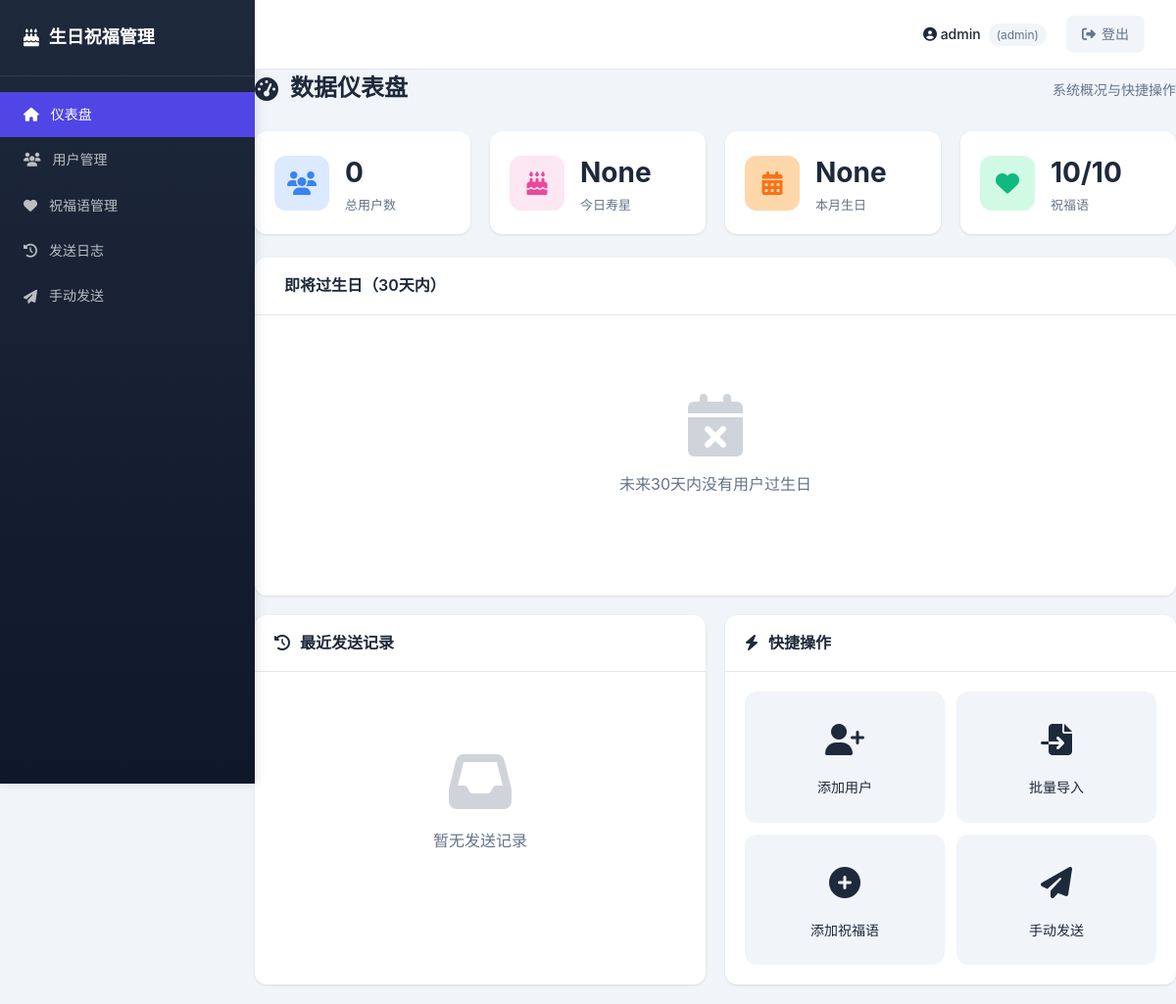
Before: / (signed in) with the older database file.
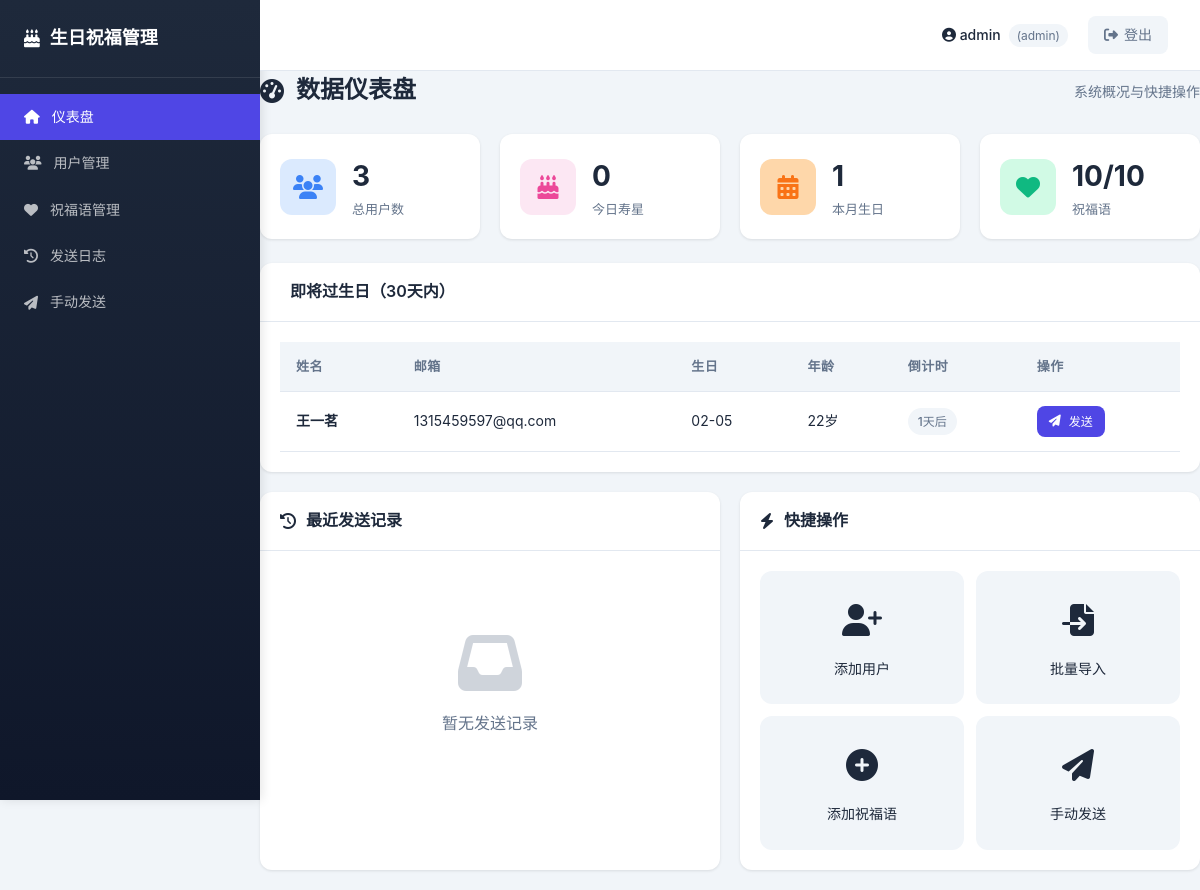
After: the same page with the newer database file.
### tables this page shows
CREATE TABLE users (
                id INTEGER PRIMARY KEY AUTOINCREMENT,
                name TEXT NOT NULL,
                email TEXT NOT NULL UNIQUE,
                dob TEXT NOT NULL,
                last_sent_year INTEGER,
                created_at TIMESTAMP DEFAULT CURRENT_TIMESTAMP,
                updated_at TIMESTAMP DEFAULT CURRENT_TIMESTAMP
            );

### app.py (the view)
@app.route('/')
@login_required
def index():
    db = get_db()
    try:
        stats = db.get_user_stats()
        users = db.get_all_users()
        upcoming_birthdays = []
        today = datetime.now().date()  # 只取日期，忽略时分秒
        for user in users:
            try:
                dob = parse_date(user['dob']) if isinstance(user['dob'], str) else user['dob']
                if isinstance(dob, datetime):
                    dob = dob.date()
                next_birthday = dob.replace(year=today.year)
                if next_birthday < today:
                    next_birthday = dob.replace(year=today.year + 1)
                days_left = (next_birthday - today).days
                if days_left <= 30:
                    user['days_until_birthday'] = days_left
                    user['age'] = calculate_age(user['dob'])
                    user['next_birthday_date'] = next_birthday.strftime('%m-%d')
                    user['dob_short'] = f"{dob.month:02d}-{dob.day:02d}"
                    upcoming_birthdays.append(user)
            except Exception:
                continue
        upcoming_birthdays.sort(key=lambda x: x['days_until_birthday'])
        recent_logs = db.get_send_logs(limit=10)
        wishes = db.get_all_wishes()
        active_wishes = [w for w in wishes if w.get('is_active', 1)]
        return render_template('index.html',
                             stats=stats,
                             upcoming_birthdays=upcoming_birthdays[:10],
                             recent_logs=recent_logs,
                             wish_count=len(wishes),
                             active_wish_count=len(active_wishes))
    finally:
        db.close()

### app.py (called while the page is built, shortened)
def get_db():
    return DBManager()

def parse_date(date_str):
    if isinstance(date_str, datetime):
        return date_str
    formats = [
        '%Y-%m-%d',      # 2003-01-17
        '%Y/%m/%d',      # 2003/01/17
        '%Y/%-m/%-d',    # 2003/1/17 (需要特殊处理)
        '%Y.%m.%d',      # 2003.01.17
        '%Y.%-m.%-d',    # 2003.1.17
    ]
    for fmt in ['%Y-%m-%d', '%Y/%m/%d', '%Y.%m.%d']:
        try:
            return datetime.strptime(date_str, fmt)
        except:
            continue

def calculate_age(dob):
    today = datetime.now()
    dob = parse_date(dob) if isinstance(dob, str) else dob
    age = today.year - dob.year
    if today.month < dob.month or (today.month == dob.month and today.day < dob.day):
        age -= 1
    return age

### auth.py (called while the page is built)
def login_required(f):
    @wraps(f)
    def decorated_function(*args, **kwargs):
        if not AuthManager.is_logged_in():
            return redirect(url_for('login', next=request.url))
        return f(*args, **kwargs)
    return decorated_function

    @staticmethod
    def is_logged_in():
        return 'user_id' in session

### db_manager.py (called while the page is built)
    def close(self):
        if self.conn:
            self.conn.close()

### templates/index.html (shortened to what the changed rows need)
{% extends "base.html" %}
{% block content %}
<div class="page-header">
    <h1><i class="fas fa-tachometer-alt"></i> 数据仪表盘</h1>
</div>
<div class="stats-grid">
    <div class="stat-card">
        <div class="stat-content">
            <div class="stat-value">{{ stats.total_users }}</div>
            <div class="stat-label">总用户数</div>
        </div>
    </div>
    <div class="stat-card">
        <div class="stat-content">
            <div class="stat-value">{{ stats.today_birthdays }}</div>
            <div class="stat-label">今日寿星</div>
        </div>
    </div>
    <div class="stat-card">
        <div class="stat-content">
            <div class="stat-value">{{ stats.this_month_birthdays }}</div>
            <div class="stat-label">本月生日</div>
        </div>
    </div>
</div>
<div class="card">
    <div class="card-header">
        <h2> 即将过生日（30天内）</h2>
    </div>
    <div class="card-body">
        {% if upcoming_birthdays %}
        <table class="table">
            <thead>
                <tr>
                    <th>姓名</th>
                    <th>邮箱</th>
                    <th>生日</th>
                    <th>年龄</th>
                    <th>倒计时</th>
                    <th>操作</th>
                </tr>
            </thead>
            <tbody>
                {% for user in upcoming_birthdays %}
                <tr class="{% if user.days_until_birthday == 0 %}today-birthday{% endif %}">
                    <td><strong>{{ user.name }}</strong></td>
                    <td>{{ user.email }}</td>
                    <td>{{ user.dob_short }}</td>
                    <td>{{ user.age }}岁</td>
                    <td>
                        {% if user.days_until_birthday == 0 %}
                            <span class="badge badge-today">今天</span>
                        {% else %}
                            <span class="badge">{{ user.days_until_birthday }}天后</span>
                        {% endif %}
                    </td>
                    <td>
                        <a href="{{ url_for('send_test') }}?email={{ user.email }}&name={{ user.name }}" class="btn btn-sm btn-primary">
                            <i class="fas fa-paper-plane"></i> 发送
                        </a>
                    </td>
                </tr>
                {% endfor %}
            </tbody>
        </table>
        {% else %}
        <div class="empty-state">
            <i class="fas fa-calendar-times"></i>
            <p>未来30天内没有用户过生日</p>
        </div>
        {% endif %}
    </div>
</div>
<div class="grid-row">
    <div class="card">
        <div class="card-header">
            <h2><i class="fas fa-history"></i> 最近发送记录</h2>
        </div>
    </div>
    <div class="card">
        <div class="card-header">
            <h2><i class="fas fa-bolt"></i> 快捷操作</h2>
        </div>
    </div>
</div>
{% endblock %}

Changed rows visible on the page:
added users: name "王一茗", email "1315459597@qq.com", dob_short "02-05", age "22", days_until_birthday "1"
Other visible differences:
{{ stats.total_users }}: "0" → "3"
{{ stats.today_birthdays }}: "None" → "0"
{{ stats.this_month_birthdays }}: "None" → "1"
text no longer shown: "未来30天内没有用户过生日"
text now shown: "姓名 邮箱 生日 年龄 倒计时 操作"
